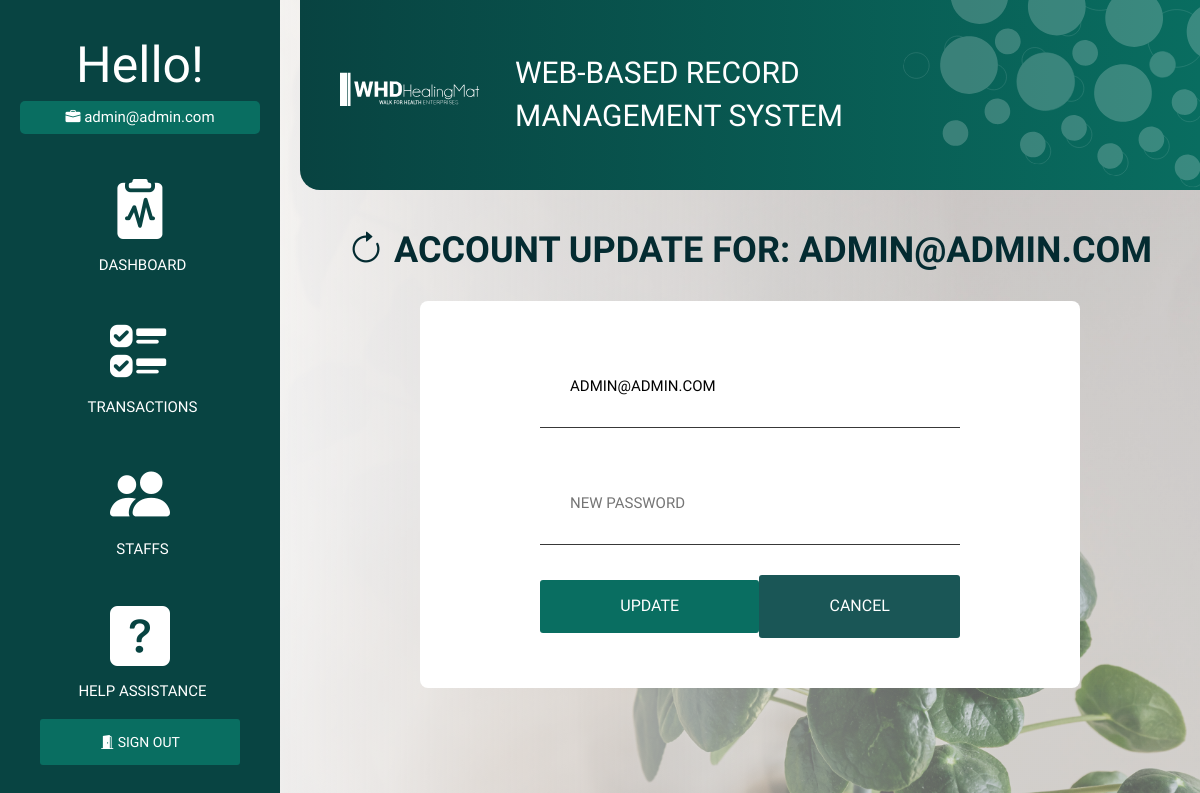
Before: /staff/1/update (signed in) with the older database file.
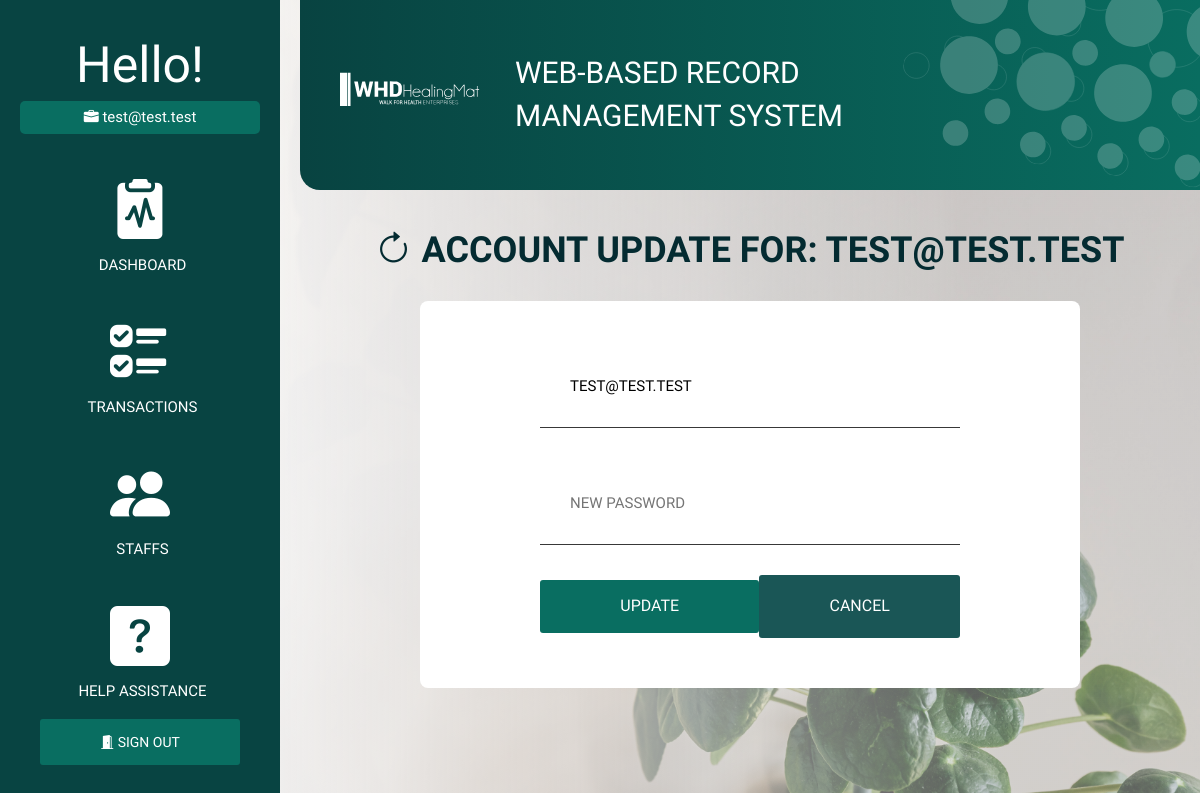
After: the same page with the newer database file.
### models.py (models this page shows, shortened)
class Staff(db.Model):
    __tablename__ = 'staff'
    staff_id = db.Column(db.Integer, primary_key=True)
    staff_email = db.Column(db.String(200), unique=True)
    staff_password = db.Column(db.String(200), nullable=False)

### blueprint/staff.py (the view, shortened to what this page needs)
@staff_bp.route('/staff/<id>/update', methods=['GET', 'POST'])
def staff_update(id):
    staff = Staff.query.filter_by(staff_id=id).first()
    return render_template('staff/update_page.html', staff=staff)

### blueprint/staff.py (called while the page is built)
def staff_bp_middleware():
    if not is_authenticated():
        return redirect(url_for('auth_bp.login_page'))

### helper/functions.py (called while the page is built)
def is_authenticated():
    if session.get('signedin'):
        return True
    return False

### templates/staff/update_page.html (shortened to what this page needs)
{% extends 'auth/auth_base.html' %}
{% block head %}
<link rel="stylesheet" href="{{ url_for('static', filename='css/transaction.css') }}">
{% endblock %}
{% block body %}
<h1><i class="bi bi-arrow-clockwise">&nbsp;</i>ACCOUNT UPDATE FOR: {{staff.staff_email}}</h1>
{% if staff %}
<form action="{{url_for('staff_bp.staff_update', id=staff.staff_id)}}" method="POST">
    <input type="hidden" name="id" value="{{staff.staff_id}}"> <br>
    <input type="email" name="email" value="{{staff.staff_email}}" placeholder="Email" autocomplete="off"> <br>
    <input type="password" name="password" placeholder="New Password" autocomplete="off"> <br>
    <span class="span-btn"><input type="submit" value="Update">
            <a id="cancel-btn" href="{{url_for('transaction_bp.transaction')}}">
               CANCEL</a></span>
</form>
{% else %}
	<h1>Staff not found</h1>
{% endif %}
{% endblock %}

### templates/auth/auth_base.html (shortened to what this page needs)
<!DOCTYPE html>
<html lang="en">
    <head>
        <link rel="stylesheet" href="{{ url_for('static', filename='css/auth.css') }}">
        <link rel="stylesheet" href="https://pro.fontawesome.com/releases/v5.10.0/css/all.css"/>
        <link rel="stylesheet" href="https://maxcdn.bootstrapcdn.com/bootstrap/3.3.7/css/bootstrap.min.css">
        <link rel="stylesheet" href="https://cdn.jsdelivr.net/npm/bootstrap-icons@1.8.1/font/bootstrap-icons.css">
        {% block head %}
        {% endblock %}
    </head>
<body>
<div class="wrapper">
    <div class="sidebar">
        <span id="h1">Hello!</span>
        <span id="h1-data"><i class="bi bi-briefcase-fill"></i>&nbsp{{ session['email'] }}</span>
        <div class="cont">
                <a href="/dashboard" id="cont-sect">
                    <i class="bi bi-clipboard2-pulse-fill" id="auth-logo"></i>
                    <span id="auth-lbl">DASHBOARD</span></a>
                <a href="/transaction" id="cont-sect">
                    <i class="bi bi-ui-checks" id="auth-logo"></i>
                        <span id="auth-lbl">TRANSACTIONS</span></a>
                <a href="/staff" id="cont-sect">
                    <i class="bi bi-people-fill" id="auth-logo"></i>
                        <span id="auth-lbl">STAFFS</span></a>
                <a href="/help" id="cont-sect">
                    <i class="bi bi-question-square-fill" id="auth-logo"></i>
                        <span id="auth-lbl">HELP ASSISTANCE</span></a>
        <div class="logout">
            <a href="/logout">
                <i class="bi bi-door-open-fill"></i>
                SIGN OUT
            </a>
        </div>
        </div>
    </div>
    <div class="main">
        <div class="main--header">
            <image class="logo-svg" src="{{ url_for('static', filename='images/logo-head-web.svg') }}"></image>
            <span id="title">WEB-BASED RECORD MANAGEMENT SYSTEM</span>
            <image class="bg-head-svg" src="{{ url_for('static', filename='images/bubbles.svg') }}"></image>
        </div>
        <div class="main--content">
            {% block body %}
            {% endblock %}
        </div>
    </div>
</div>
</body>
</html>

Changed rows visible on the page:
changed Staff: email "admin@admin.com" → "test@test.test"; staff_email "ADMIN@ADMIN.COM" → "TEST@TEST.TEST"
